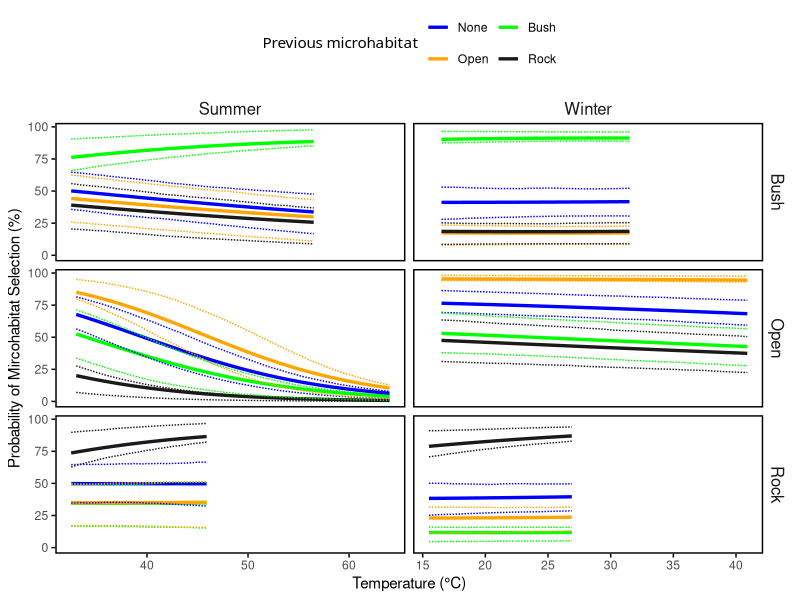

Reproduce this figure in R.
library(dplyr)
library(lubridate)

#load the results
library(ncdf4)
df = read.csv("Data/categorical_data_for_statistics_1_min_filtered.csv")
nc <- nc_open("Data/trace_category_models_final.nc")

# Print information about the file
print(nc)

# Read the bayesian results from the file
betas <- ncvar_get(nc, "posterior/beta")
dim(betas)

vars <- 1:12
names(vars) <- c("intercept", "tground", "summer", "summer_tground", "prev_bush", 
                 "prev_open", "prev_rock", "prev_tground", "prev_bush_summer", 
                 "prev_rock_summer", "prev_open_summer", "prev_summer_tground")

betas_bush = betas[1,,,]
betas_open = betas[2,,,]
betas_rock = betas[3,,,]

get_data_seq = function(season, df, data_column, by=0.2, scaled=F) {
  data = df[df$Season==season, data_column]
  v = seq(from = min(data), to = max(data), by=by)
  if (!scaled){
    return(v)
  } else { #this must be the same as was done in the python code for variable standarizations
    #      browser()
    m = mean(data.frame(df[, data_column])[,1])
    s = 2*sd(data.frame(df[, data_column])[,1])
    return((v - m)/s)
  }
}
tground_bush_winter = get_data_seq("Winter", df, "Temp_Bush") 
tground_open_winter = get_data_seq("Winter", df, "Temp_Open") 
tground_rock_winter = get_data_seq("Winter", df, "Temp_Rock") 
tground_bush_summer = get_data_seq("Summer", df, "Temp_Bush") 
tground_open_summer = get_data_seq("Summer", df, "Temp_Open") 
tground_rock_summer = get_data_seq("Summer", df, "Temp_Rock") 

std_tground_bush_winter = get_data_seq("Winter", df, "Temp_Bush", scaled = T)
std_tground_open_winter = get_data_seq("Winter", df, "Temp_Open", scaled = T)
std_tground_rock_winter = get_data_seq("Winter", df, "Temp_Rock", scaled = T)
std_tground_bush_summer = get_data_seq("Summer", df, "Temp_Bush", scaled = T)
std_tground_open_summer = get_data_seq("Summer", df, "Temp_Open", scaled = T)
std_tground_rock_summer = get_data_seq("Summer", df, "Temp_Rock", scaled = T)

create_predictions = function(beta, factor_indexes=c(), continous_indexes=c(), checked_factor_indexes=c(), checked_continous_indexes=c(), continous_array, nsims=2000){
  l = length(continous_array)
  Predicted.prob = array(0, dim=c(l, nsims))
  Predicted.prob[,] = 0
  # Fill in these vectors: this is clumsy, but it works
  #check significance
  significance = list()
  indexes = c(factor_indexes, continous_indexes)
  for (i in indexes){
    significance[[i]] = 1#!between(0, quantile(beta[i,,], 0.025), quantile(beta[i,,], 0.975))
  }
  # browser()
  for(i in 1:l) {
    for(j in 1:nsims) {
      for (factor in factor_indexes){
        # browser()
        # significance = between(0, quantile(beta[factor,,], 0.025), quantile(beta[factor,,], 0.975))
        Predicted.prob[i,j] = Predicted.prob[i,j] + significance[[factor]]* beta[factor, j, 1]#mean(beta[factor,,])
      }
      for (factor in continous_indexes){
        # significance = between(0, quantile(beta[factor,,], 0.025), quantile(beta[factor,,], 0.975))
        Predicted.prob[i,j] = Predicted.prob[i,j] + significance[[factor]]*continous_array[i]* beta[factor, j, 1]
      }
      # browser()
      for (factor in checked_factor_indexes){
        # browser()
        # significance = between(0, quantile(beta[factor,,], 0.025), quantile(beta[factor,,], 0.975))
        Predicted.prob[i,j] = Predicted.prob[i,j] + beta[factor, j, 1]
      }
      for (factor in checked_continous_indexes){
        #significance = between(0, quantile(beta[factor,,], 0.025), quantile(beta[factor,,], 0.975))
        Predicted.prob[i,j] = Predicted.prob[i,j] + beta[factor, j, 1]*continous_array[i]
      }
    }
    Predicted.prob[i,] = plogis(Predicted.prob[i,]) # Use plogis instead of invlogit
  }
  LCB50 <-apply(Predicted.prob, 1, quantile, prob=0.25)
  UCB50 <-apply(Predicted.prob, 1, quantile, prob=0.75)
  LCB5 <-apply(Predicted.prob, 1, quantile, prob=0.025)
  UCB5 <-apply(Predicted.prob, 1, quantile, prob=0.975)
  average = apply(Predicted.prob, 1, mean)
  return(data.frame(estimate = average, LCB50=LCB50, UCB50=UCB50, LCB5=LCB5, UCB5=UCB5))
}
#winter
result_rock = create_predictions(betas_rock, factor_indexes=c(1), continous_indexes=c(), checked_continous_indexes=c(2), continous_array=std_tground_rock_winter, nsims = 2000)
result_bush = create_predictions(betas_bush, factor_indexes=c(1), continous_indexes=c(), checked_continous_indexes=c(2), continous_array=std_tground_bush_winter, nsims = 2000)
result_open = create_predictions(betas_open, factor_indexes=c(1), continous_indexes=c(), checked_continous_indexes=c(2), continous_array=std_tground_open_winter, nsims = 2000)
#summer
result_rock_summer = create_predictions(betas_rock, factor_indexes=c(1,3), continous_indexes=c(2), checked_continous_indexes=c(4), continous_array=std_tground_rock_summer, nsims = 2000)
result_bush_summer = create_predictions(betas_bush, factor_indexes=c(1,3), continous_indexes=c(2), checked_continous_indexes=c(4), continous_array=std_tground_bush_summer, nsims = 2000)
result_open_summer = create_predictions(betas_open, factor_indexes=c(1,3), continous_indexes=c(2), checked_continous_indexes=c(4), continous_array=std_tground_open_summer, nsims = 2000)

#include prev
### winter
#rock
prev_rock_in_rock = create_predictions(betas_rock, factor_indexes=vars[c("intercept", "prev_rock")], continous_indexes=vars["tground"], checked_continous_indexes=vars["prev_tground"], continous_array=std_tground_rock_winter, nsims = 2000)
prev_open_in_rock = create_predictions(betas_rock, factor_indexes=vars[c("intercept", "prev_open")], continous_indexes=c(), checked_continous_indexes=vars["tground"], continous_array=std_tground_rock_winter, nsims = 2000)
prev_bush_in_rock = create_predictions(betas_rock, factor_indexes=vars[c("intercept", "prev_bush")], continous_indexes=c(), checked_continous_indexes=vars["tground"], continous_array=std_tground_rock_winter, nsims = 2000)
#open
prev_open_in_open = create_predictions(betas_open, factor_indexes=vars[c("intercept", "prev_open")], continous_indexes=vars["tground"], checked_continous_indexes=vars["prev_tground"], continous_array=std_tground_open_winter, nsims = 2000)
prev_rock_in_open = create_predictions(betas_open, factor_indexes=vars[c("intercept", "prev_rock")], continous_indexes=c(), checked_continous_indexes=vars["tground"], continous_array=std_tground_open_winter, nsims = 2000)
prev_bush_in_open = create_predictions(betas_open, factor_indexes=vars[c("intercept", "prev_bush")], continous_indexes=c(), checked_continous_indexes=vars["tground"], continous_array=std_tground_open_winter, nsims = 2000)
#bush
prev_open_in_bush = create_predictions(betas_bush, factor_indexes=vars[c("intercept", "prev_open")], continous_indexes=c(), checked_continous_indexes=vars["tground"], continous_array=std_tground_bush_winter, nsims = 2000)
prev_rock_in_bush = create_predictions(betas_bush, factor_indexes=vars[c("intercept", "prev_rock")], continous_indexes=c(), checked_continous_indexes=vars["tground"], continous_array=std_tground_bush_winter, nsims = 2000)
prev_bush_in_bush = create_predictions(betas_bush, factor_indexes=vars[c("intercept", "prev_bush")], continous_indexes=vars["tground"], checked_continous_indexes=vars["prev_tground"], continous_array=std_tground_bush_winter, nsims = 2000)
##Summer
#rock
prev_rock_in_rock_summer = create_predictions(betas_rock, factor_indexes=vars[c("intercept", "summer", "prev_rock", "prev_rock_summer")], continous_indexes=vars[c("tground", "summer_tground")], checked_continous_indexes=vars["prev_summer_tground"], continous_array=std_tground_rock_summer, nsims = 2000)
prev_open_in_rock_summer = create_predictions(betas_rock, factor_indexes=vars[c("intercept", "summer", "prev_open")], continous_indexes=vars[c("tground", "summer_tground")], checked_factor_indexes =vars["prev_open_summer"], continous_array=std_tground_rock_summer, nsims = 2000)
prev_bush_in_rock_summer = create_predictions(betas_rock, factor_indexes=vars[c("intercept", "summer", "prev_bush")], continous_indexes=vars[c("tground", "summer_tground")], checked_factor_indexes =vars["prev_bush_summer"], continous_array=std_tground_rock_summer, nsims = 2000)
#open
prev_open_in_open_summer = create_predictions(betas_open, factor_indexes=vars[c("intercept", "summer", "prev_open", "prev_open_summer")], continous_indexes=vars[c("tground", "summer_tground")], checked_continous_indexes=vars["prev_summer_tground"], continous_array=std_tground_open_summer, nsims = 2000)
prev_rock_in_open_summer = create_predictions(betas_open, factor_indexes=vars[c("intercept", "summer", "prev_rock")], continous_indexes=vars[c("tground", "summer_tground")], checked_factor_indexes =vars["prev_open_summer"], continous_array=std_tground_open_summer, nsims = 2000)
prev_bush_in_open_summer = create_predictions(betas_open, factor_indexes=vars[c("intercept", "summer", "prev_bush")], continous_indexes=vars[c("tground", "summer_tground")], checked_factor_indexes=vars["prev_bush_summer"], continous_array=std_tground_open_summer, nsims = 2000)
#bush
prev_open_in_bush_summer = create_predictions(betas_bush, factor_indexes=vars[c("intercept", "summer", "prev_open")], continous_indexes=vars[c("tground", "summer_tground")], checked_factor_indexes=vars["prev_open_summer"], continous_array=std_tground_bush_summer, nsims = 2000)
prev_rock_in_bush_summer = create_predictions(betas_bush, factor_indexes=vars[c("intercept", "summer", "prev_rock")], continous_indexes=vars[c("tground", "summer_tground")], checked_factor_indexes=vars["prev_rock_summer"], continous_array=std_tground_bush_summer, nsims = 2000)
prev_bush_in_bush_summer = create_predictions(betas_bush, factor_indexes=vars[c("intercept", "summer", "prev_bush", "prev_bush_summer")], continous_indexes=vars[c("tground", "summer_tground")], checked_continous_indexes=vars["prev_summer_tground"], continous_array=std_tground_bush_summer, nsims = 2000)


#add season and habitat columns
# Add required columns
result_rock$season <- "winter"
result_rock$prev <- "no"
result_bush$season <- "winter"
result_bush$prev <- "no"
result_open$season <- "winter"
result_open$prev <- "no"

result_rock_summer$season <- "summer"
result_rock_summer$prev <- "no"
result_bush_summer$season <- "summer"
result_bush_summer$prev <- "no"
result_open_summer$season <- "summer"
result_open_summer$prev <- "no"

prev_rock_in_rock$season <- "winter"
prev_rock_in_rock$prev <- "rock"
prev_open_in_rock$season <- "winter"
prev_open_in_rock$prev <- "open"
prev_bush_in_rock$season <- "winter"
prev_bush_in_rock$prev <- "bush"

prev_open_in_open$season <- "winter"
prev_open_in_open$prev <- "open"
prev_rock_in_open$season <- "winter"
prev_rock_in_open$prev <- "rock"
prev_bush_in_open$season <- "winter"
prev_bush_in_open$prev <- "bush"

prev_open_in_bush$season <- "winter"
prev_open_in_bush$prev <- "open"
prev_rock_in_bush$season <- "winter"
prev_rock_in_bush$prev <- "rock"
prev_bush_in_bush$season <- "winter"
prev_bush_in_bush$prev <- "bush"

prev_open_in_rock_summer$season <- "summer"
prev_open_in_rock_summer$prev <- "open"
prev_bush_in_rock_summer$season <- "summer"
prev_bush_in_rock_summer$prev <- "bush"
prev_rock_in_rock_summer$season <- "summer"
prev_rock_in_rock_summer$prev <- "rock"

prev_open_in_open_summer$season <- "summer"
prev_open_in_open_summer$prev <- "open"
prev_rock_in_open_summer$season <- "summer"
prev_rock_in_open_summer$prev <- "rock"
prev_bush_in_open_summer$season <- "summer"
prev_bush_in_open_summer$prev <- "bush"

prev_open_in_bush_summer$season <- "summer"
prev_open_in_bush_summer$prev <- "open"
prev_rock_in_bush_summer$season <- "summer"
prev_rock_in_bush_summer$prev <- "rock"
prev_bush_in_bush_summer$season <- "summer"
prev_bush_in_bush_summer$prev <- "bush"

### add habitat
# Winter
result_rock$habitat <- "rock"
result_bush$habitat <- "bush"
result_open$habitat <- "open"

prev_rock_in_rock$habitat <- "rock"
prev_open_in_rock$habitat <- "rock"
prev_bush_in_rock$habitat <- "rock"

prev_open_in_open$habitat <- "open"
prev_rock_in_open$habitat <- "open"
prev_bush_in_open$habitat <- "open"

prev_open_in_bush$habitat <- "bush"
prev_rock_in_bush$habitat <- "bush"
prev_bush_in_bush$habitat <- "bush"

# Summer
result_rock_summer$habitat <- "rock"
result_bush_summer$habitat <- "bush"
result_open_summer$habitat <- "open"

prev_rock_in_rock_summer$habitat <- "rock"
prev_open_in_rock_summer$habitat <- "rock"
prev_bush_in_rock_summer$habitat <- "rock"

prev_open_in_open_summer$habitat <- "open"
prev_rock_in_open_summer$habitat <- "open"
prev_bush_in_open_summer$habitat <- "open"

prev_open_in_bush_summer$habitat <- "bush"
prev_rock_in_bush_summer$habitat <- "bush"
prev_bush_in_bush_summer$habitat <- "bush"

### Add temperature
# Winter
result_rock$temp <- tground_rock_winter
result_bush$temp <- tground_bush_winter
result_open$temp <- tground_open_winter

prev_rock_in_rock$temp <- tground_rock_winter
prev_open_in_rock$temp <- tground_rock_winter
prev_bush_in_rock$temp <- tground_rock_winter

prev_open_in_open$temp <- tground_open_winter
prev_rock_in_open$temp <- tground_open_winter
prev_bush_in_open$temp <- tground_open_winter

prev_open_in_bush$temp <- tground_bush_winter
prev_rock_in_bush$temp <- tground_bush_winter
prev_bush_in_bush$temp <- tground_bush_winter

# Summer
result_rock_summer$temp <- tground_rock_summer
result_bush_summer$temp <- tground_bush_summer
result_open_summer$temp <- tground_open_summer

prev_rock_in_rock_summer$temp <- tground_rock_summer
prev_open_in_rock_summer$temp <- tground_rock_summer
prev_bush_in_rock_summer$temp <- tground_rock_summer

prev_open_in_open_summer$temp <- tground_open_summer
prev_rock_in_open_summer$temp <- tground_open_summer
prev_bush_in_open_summer$temp <- tground_open_summer

prev_open_in_bush_summer$temp <- tground_bush_summer
prev_rock_in_bush_summer$temp <- tground_bush_summer
prev_bush_in_bush_summer$temp <- tground_bush_summer

all_results <- rbind(result_rock, result_bush, result_open, 
                     result_rock_summer, result_bush_summer, result_open_summer,
                     prev_rock_in_rock, prev_open_in_rock, prev_bush_in_rock,
                     prev_open_in_open, prev_rock_in_open, prev_bush_in_open,
                     prev_open_in_bush, prev_rock_in_bush, prev_bush_in_bush,
                     prev_rock_in_rock_summer, prev_open_in_rock_summer, prev_bush_in_rock_summer,
                     prev_open_in_open_summer, prev_rock_in_open_summer, prev_bush_in_open_summer,
                     prev_open_in_bush_summer, prev_rock_in_bush_summer, prev_bush_in_bush_summer)

all_results$prev = as.factor(all_results$prev)
# Calculate the minimum and maximum temperature for each season
min_temp_summer <- min(all_results$temp[all_results$season == "summer"], na.rm = TRUE)
max_temp_summer <- max(all_results$temp[all_results$season == "summer"], na.rm = TRUE)
min_temp_winter <- min(all_results$temp[all_results$season == "winter"], na.rm = TRUE)
max_temp_winter <- max(all_results$temp[all_results$season == "winter"], na.rm = TRUE)

all_results$estimate <- all_results$estimate * 100
all_results$LCB50 <- all_results$LCB50 * 100
all_results$UCB50 <- all_results$UCB50 * 100

# Plot
library(ggplot2)

p = ggplot(all_results, aes(x = temp, y = estimate, color = prev)) +
  geom_line(size=1.15) +
  geom_line(aes(x = temp, y = LCB50), linetype = "11") +
  geom_line(aes(x = temp, y = UCB50), linetype = "11") +
  facet_grid(habitat ~ season, scales = "free_x", labeller = labeller(.cols = tools::toTitleCase, .rows = tools::toTitleCase)) +
  labs(x = "Temperature (°C)", y = "Probability of Mircohabitat Selection (%)" , color = "Previous microhabitat") +
  theme_minimal() +
  theme(panel.grid = element_blank(),
        panel.border = element_rect(colour = "black", fill=NA, size=1),
        axis.ticks = element_line(colour = "black"),
        strip.text.x = element_text(size = 12),  # Increase top label size
        strip.text.y = element_text(size = 12),  # Increase side label size
        legend.title = element_text("Previous microhabitat"), legend.position = "top") +
  scale_color_manual(values = c("bush" = "green", "open" = "orange", "rock" = "grey10", "no" = "blue"),
                     labels = c("bush" = "Bush", "open" = "Open", "rock" = "Rock", "no" = "None"),
                     breaks = c("no", "open", "bush", "rock")) +
  guides(color = guide_legend(nrow = 2, order = 1,))

ggsave("Figure_3.jpg", width = 5, height = 7, dpi = 300, bg = "white")
